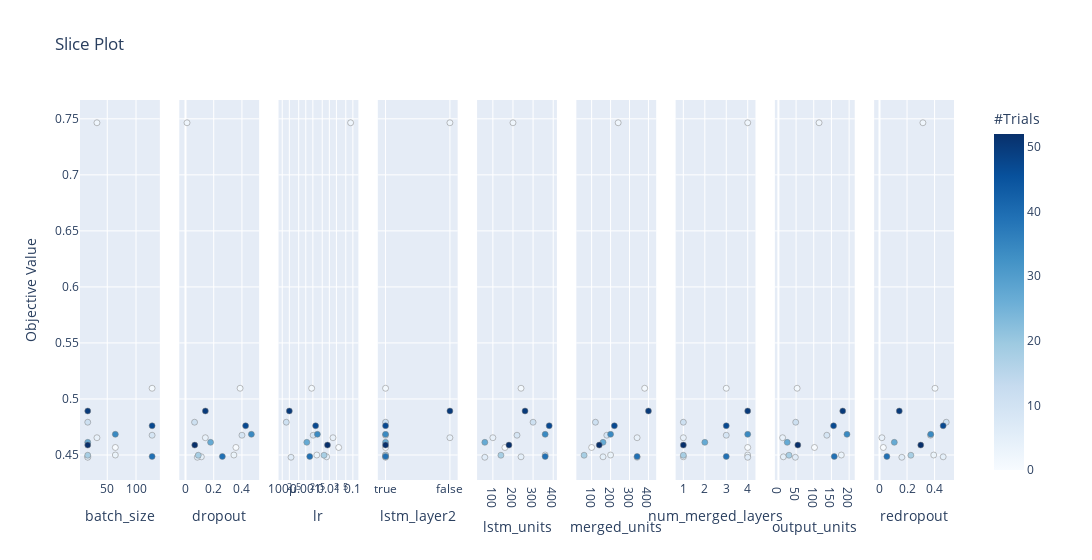

Write notebook code for a chart like this one.
### Code cell
optuna.visualization.plot_slice(study)

### Figure 1 — Plotly figure (JSON) as saved in the notebook; plotly's stock layout.template omitted (floating-point values rounded to 4 significant figures)
{"data": [{"marker": {"color": [0, 1, 2, 3, 4, 5, 6, 9, 11, 18, 27, 34, 39, 47, 50, 52], "colorbar": {"title": {"text": "#Trials"}, "x": 1, "xpad": 40}, "colorscale": [[0, "rgb(247,251,255)"], [0.125, "rgb(222,235,247)"], [0.25, "rgb(198,219,239)"], [0.375, "rgb(158,202,225)"], [0.5, "rgb(107,174,214)"], [0.625, "rgb(66,146,198)"], [0.75, "rgb(33,113,181)"], [0.875, "rgb(8,81,156)"], [1, "rgb(8,48,107)"]], "line": {"color": "Grey", "width": 0.5}, "showscale": true}, "mode": "markers", "showlegend": false, "type": "scatter", "x": [64, 128, 32, 64, 32, 16, 16, 128, 16, 16, 16, 64, 128, 128, 16, 16], "xaxis": "x", "y": [0.4567, 0.5095, 0.7465, 0.45, 0.4654, 0.4484, 0.448, 0.4676, 0.4792, 0.4498, 0.4613, 0.4685, 0.4487, 0.4761, 0.4893, 0.4588], "yaxis": "y"}, {"marker": {"color": [0, 1, 2, 3, 4, 5, 6, 9, 11, 18, 27, 34, 39, 47, 50, 52], "colorbar": {"title": {"text": "#Trials"}, "x": 1, "xpad": 40}, "colorscale": [[0, "rgb(247,251,255)"], [0.125, "rgb(222,235,247)"], [0.25, "rgb(198,219,239)"], [0.375, "rgb(158,202,225)"], [0.5, "rgb(107,174,214)"], [0.625, "rgb(66,146,198)"], [0.75, "rgb(33,113,181)"], [0.875, "rgb(8,81,156)"], [1, "rgb(8,48,107)"]], "line": {"color": "Grey", "width": 0.5}, "showscale": false}, "mode": "markers", "showlegend": false, "type": "scatter", "x": [0.3575, 0.3871, 0.0108, 0.343, 0.1406, 0.1124, 0.08386, 0.4002, 0.06426, 0.09054, 0.1777, 0.467, 0.2613, 0.4261, 0.1409, 0.06563], "xaxis": "x2", "y": [0.4567, 0.5095, 0.7465, 0.45, 0.4654, 0.4484, 0.448, 0.4676, 0.4792, 0.4498, 0.4613, 0.4685, 0.4487, 0.4761, 0.4893, 0.4588], "yaxis": "y2"}, {"marker": {"color": [0, 1, 2, 3, 4, 5, 6, 9, 11, 18, 27, 34, 39, 47, 50, 52], "colorbar": {"title": {"text": "#Trials"}, "x": 1, "xpad": 40}, "colorscale": [[0, "rgb(247,251,255)"], [0.125, "rgb(222,235,247)"], [0.25, "rgb(198,219,239)"], [0.375, "rgb(158,202,225)"], [0.5, "rgb(107,174,214)"], [0.625, "rgb(66,146,198)"], [0.75, "rgb(33,113,181)"], [0.875, "rgb(8,81,156)"], [1, "rgb(8,48,107)"]], "line": {"color": "Grey", "width": 0.5}, "showscale": false}, "mode": "markers", "showlegend": false, "type": "scatter", "x": [0.02489, 0.001776, 0.08045, 0.002939, 0.01433, 0.007695, 0.0002357, 0.002058, 0.0001485, 0.005955, 0.001105, 0.003111, 0.001471, 0.002613, 0.0002, 0.008348], "xaxis": "x3", "y": [0.4567, 0.5095, 0.7465, 0.45, 0.4654, 0.4484, 0.448, 0.4676, 0.4792, 0.4498, 0.4613, 0.4685, 0.4487, 0.4761, 0.4893, 0.4588], "yaxis": "y3"}, {"marker": {"color": [0, 1, 2, 3, 4, 5, 6, 9, 11, 18, 27, 34, 39, 47, 50, 52], "colorbar": {"title": {"text": "#Trials"}, "x": 1, "xpad": 40}, "colorscale": [[0, "rgb(247,251,255)"], [0.125, "rgb(222,235,247)"], [0.25, "rgb(198,219,239)"], [0.375, "rgb(158,202,225)"], [0.5, "rgb(107,174,214)"], [0.625, "rgb(66,146,198)"], [0.75, "rgb(33,113,181)"], [0.875, "rgb(8,81,156)"], [1, "rgb(8,48,107)"]], "line": {"color": "Grey", "width": 0.5}, "showscale": false}, "mode": "markers", "showlegend": false, "type": "scatter", "x": [true, true, false, true, false, true, true, true, true, true, true, true, true, true, false, true], "xaxis": "x4", "y": [0.4567, 0.5095, 0.7465, 0.45, 0.4654, 0.4484, 0.448, 0.4676, 0.4792, 0.4498, 0.4613, 0.4685, 0.4487, 0.4761, 0.4893, 0.4588], "yaxis": "y4"}, {"marker": {"color": [0, 1, 2, 3, 4, 5, 6, 9, 11, 18, 27, 34, 39, 47, 50, 52], "colorbar": {"title": {"text": "#Trials"}, "x": 1, "xpad": 40}, "colorscale": [[0, "rgb(247,251,255)"], [0.125, "rgb(222,235,247)"], [0.25, "rgb(198,219,239)"], [0.375, "rgb(158,202,225)"], [0.5, "rgb(107,174,214)"], [0.625, "rgb(66,146,198)"], [0.75, "rgb(33,113,181)"], [0.875, "rgb(8,81,156)"], [1, "rgb(8,48,107)"]], "line": {"color": "Grey", "width": 0.5}, "showscale": false}, "mode": "markers", "showlegend": false, "type": "scatter", "x": [160, 240, 200, 360, 100, 240, 60, 220, 300, 140, 60, 360, 360, 380, 260, 180], "xaxis": "x5", "y": [0.4567, 0.5095, 0.7465, 0.45, 0.4654, 0.4484, 0.448, 0.4676, 0.4792, 0.4498, 0.4613, 0.4685, 0.4487, 0.4761, 0.4893, 0.4588], "yaxis": "y5"}, {"marker": {"color": [0, 1, 2, 3, 4, 5, 6, 9, 11, 18, 27, 34, 39, 47, 50, 52], "colorbar": {"title": {"text": "#Trials"}, "x": 1, "xpad": 40}, "colorscale": [[0, "rgb(247,251,255)"], [0.125, "rgb(222,235,247)"], [0.25, "rgb(198,219,239)"], [0.375, "rgb(158,202,225)"], [0.5, "rgb(107,174,214)"], [0.625, "rgb(66,146,198)"], [0.75, "rgb(33,113,181)"], [0.875, "rgb(8,81,156)"], [1, "rgb(8,48,107)"]], "line": {"color": "Grey", "width": 0.5}, "showscale": false}, "mode": "markers", "showlegend": false, "type": "scatter", "x": [100, 380, 240, 200, 340, 160, 340, 180, 120, 60, 160, 200, 340, 220, 400, 140], "xaxis": "x6", "y": [0.4567, 0.5095, 0.7465, 0.45, 0.4654, 0.4484, 0.448, 0.4676, 0.4792, 0.4498, 0.4613, 0.4685, 0.4487, 0.4761, 0.4893, 0.4588], "yaxis": "y6"}, {"marker": {"color": [0, 1, 2, 3, 4, 5, 6, 9, 11, 18, 27, 34, 39, 47, 50, 52], "colorbar": {"title": {"text": "#Trials"}, "x": 1, "xpad": 40}, "colorscale": [[0, "rgb(247,251,255)"], [0.125, "rgb(222,235,247)"], [0.25, "rgb(198,219,239)"], [0.375, "rgb(158,202,225)"], [0.5, "rgb(107,174,214)"], [0.625, "rgb(66,146,198)"], [0.75, "rgb(33,113,181)"], [0.875, "rgb(8,81,156)"], [1, "rgb(8,48,107)"]], "line": {"color": "Grey", "width": 0.5}, "showscale": false}, "mode": "markers", "showlegend": false, "type": "scatter", "x": [4, 3, 4, 4, 1, 1, 4, 3, 1, 1, 2, 4, 3, 3, 4, 1], "xaxis": "x7", "y": [0.4567, 0.5095, 0.7465, 0.45, 0.4654, 0.4484, 0.448, 0.4676, 0.4792, 0.4498, 0.4613, 0.4685, 0.4487, 0.4761, 0.4893, 0.4588], "yaxis": "y7"}, {"marker": {"color": [0, 1, 2, 3, 4, 5, 6, 9, 11, 18, 27, 34, 39, 47, 50, 52], "colorbar": {"title": {"text": "#Trials"}, "x": 1, "xpad": 40}, "colorscale": [[0, "rgb(247,251,255)"], [0.125, "rgb(222,235,247)"], [0.25, "rgb(198,219,239)"], [0.375, "rgb(158,202,225)"], [0.5, "rgb(107,174,214)"], [0.625, "rgb(66,146,198)"], [0.75, "rgb(33,113,181)"], [0.875, "rgb(8,81,156)"], [1, "rgb(8,48,107)"]], "line": {"color": "Grey", "width": 0.5}, "showscale": false}, "mode": "markers", "showlegend": false, "type": "scatter", "x": [102, 53, 115, 178, 12, 14, 48, 137, 49, 30, 25, 194, 158, 156, 182, 55], "xaxis": "x8", "y": [0.4567, 0.5095, 0.7465, 0.45, 0.4654, 0.4484, 0.448, 0.4676, 0.4792, 0.4498, 0.4613, 0.4685, 0.4487, 0.4761, 0.4893, 0.4588], "yaxis": "y8"}, {"marker": {"color": [0, 1, 2, 3, 4, 5, 6, 9, 11, 18, 27, 34, 39, 47, 50, 52], "colorbar": {"title": {"text": "#Trials"}, "x": 1, "xpad": 40}, "colorscale": [[0, "rgb(247,251,255)"], [0.125, "rgb(222,235,247)"], [0.25, "rgb(198,219,239)"], [0.375, "rgb(158,202,225)"], [0.5, "rgb(107,174,214)"], [0.625, "rgb(66,146,198)"], [0.75, "rgb(33,113,181)"], [0.875, "rgb(8,81,156)"], [1, "rgb(8,48,107)"]], "line": {"color": "Grey", "width": 0.5}, "showscale": false}, "mode": "markers", "showlegend": false, "type": "scatter", "x": [0.02789, 0.4029, 0.3152, 0.3937, 0.01736, 0.4623, 0.1622, 0.3702, 0.4847, 0.2277, 0.1074, 0.3722, 0.05342, 0.4621, 0.1436, 0.2996], "xaxis": "x9", "y": [0.4567, 0.5095, 0.7465, 0.45, 0.4654, 0.4484, 0.448, 0.4676, 0.4792, 0.4498, 0.4613, 0.4685, 0.4487, 0.4761, 0.4893, 0.4588], "yaxis": "y9"}], "layout": {"title": {"text": "Slice Plot"}, "width": 2700, "xaxis": {"anchor": "y", "domain": [0, 0.09136], "title": {"text": "batch_size"}}, "xaxis2": {"anchor": "y2", "domain": [0.1136, 0.2049], "title": {"text": "dropout"}}, "xaxis3": {"anchor": "y3", "domain": [0.2272, 0.3185], "title": {"text": "lr"}, "type": "log"}, "xaxis4": {"anchor": "y4", "domain": [0.3407, 0.4321], "title": {"text": "lstm_layer2"}}, "xaxis5": {"anchor": "y5", "domain": [0.4543, 0.5457], "title": {"text": "lstm_units"}}, "xaxis6": {"anchor": "y6", "domain": [0.5679, 0.6593], "title": {"text": "merged_units"}}, "xaxis7": {"anchor": "y7", "domain": [0.6815, 0.7728], "title": {"text": "num_merged_layers"}}, "xaxis8": {"anchor": "y8", "domain": [0.7951, 0.8864], "title": {"text": "output_units"}}, "xaxis9": {"anchor": "y9", "domain": [0.9086, 1], "title": {"text": "redropout"}}, "yaxis": {"anchor": "x", "domain": [0, 1], "title": {"text": "Objective Value"}}, "yaxis2": {"anchor": "x2", "domain": [0, 1], "matches": "y", "showticklabels": false}, "yaxis3": {"anchor": "x3", "domain": [0, 1], "matches": "y", "showticklabels": false}, "yaxis4": {"anchor": "x4", "domain": [0, 1], "matches": "y", "showticklabels": false}, "yaxis5": {"anchor": "x5", "domain": [0, 1], "matches": "y", "showticklabels": false}, "yaxis6": {"anchor": "x6", "domain": [0, 1], "matches": "y", "showticklabels": false}, "yaxis7": {"anchor": "x7", "domain": [0, 1], "matches": "y", "showticklabels": false}, "yaxis8": {"anchor": "x8", "domain": [0, 1], "matches": "y", "showticklabels": false}, "yaxis9": {"anchor": "x9", "domain": [0, 1], "matches": "y", "showticklabels": false}}}
